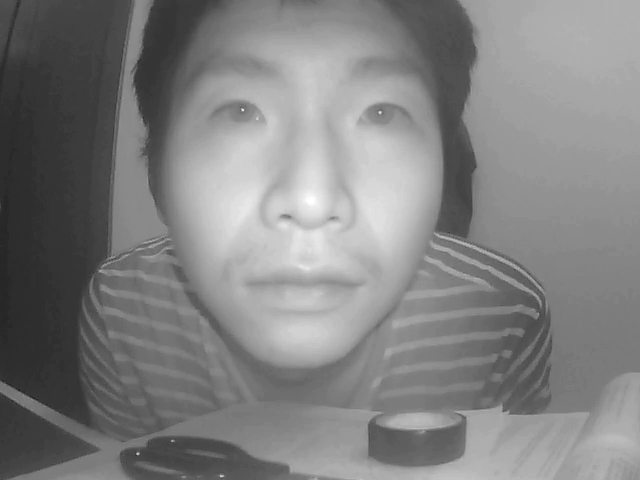
#> input picture frame 13 of test_vid.MOV, 640 x 480 px
$ python pupil_measurement.py
#> lines starting #> are read from the running program, lines starting #| are printed output that depends on the picture
import numpy as np
import cv2
import time
import os
import math
import argparse
import itertools

class measurePupil(object):

    def __init__(self, extend, circularity, is_full_face, wait_key, show_boxes, save_frames):
        self.extend             = extend
        self.circularity        = circularity
        self.is_full_face       = is_full_face
        self.wait_key           = wait_key
        self.show_boxes         = show_boxes
        self.save_frames        = save_frames
        self.vid_dim            = ()
        self.font               = cv2.FONT_HERSHEY_SIMPLEX
        self.text_position      = ()
        self.font_scale         = 1
        self.font_color         = (255,255,255)
        self.line_type          = 2
        self.count              = 0


    def doVideo(self, input_file):
        """
            Main function to perform pupil dilation measurement.
        """
#> called with input_file = 'test_vid.mov'

        # load haar cascades
        self.face_cascade = cv2.CascadeClassifier(cv2.data.haarcascades + 'haarcascade_frontalface_default.xml')
        self.eye_cascade = cv2.CascadeClassifier(cv2.data.haarcascades + 'haarcascade_eye.xml')
        # init kernels for filtering image later
        self.kernel_close = np.ones((2,2), np.uint8)
        self.kernel_open = np.ones((2,2), np.uint8)

        cap = cv2.VideoCapture(input_file)

        while(cap.isOpened()):
            # capture frame-by-frame
            ret, frame = cap.read()
#> frame is the input picture: shape (480, 640, 3); min 29, max 255, mean 128.6

            # get video dims
            self.vid_dim = (int(cap.get(3)), int(cap.get(4)))
            self.text_position = (int(cap.get(3)/3), int(cap.get(4) - 50))

            if ret == True:

                frame = cv2.cvtColor(frame,cv2.COLOR_RGB2GRAY)
#> frame: shape (480, 640)

                # if the frame contains a full face, detect face first, then detect eyes on face
                if self.is_full_face:
                    faces = self.face_cascade.detectMultiScale(frame, 1.3, 5)
#> faces = [[159, 27, 298, 298]]
                    pupil_ave = self.doFace(frame, faces)
#> the loop in doFace, `for (x,y,w,h) in faces:` made 1 pass
#> (x, y, w, h, pupil_ave) on pass 1: (159, 27, 298, 298, 9)
#> pass 1, in doFace, `face_frame = frame[y:(y+h), x:(x+w)]`:
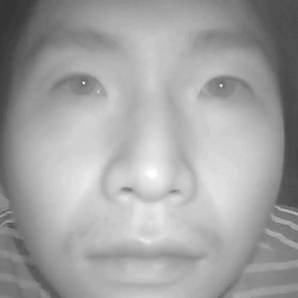
#> face_frame: shape (298, 298); min 53, max 255, mean 162.7
#> pupil_ave = 9

                # if the frame does not contain a full face, detect eyes to start with
                else:
                    eyes = self.eye_cascade.detectMultiScale(frame, 1.3, 5)
                    pupil_ave = self.doEye(frame, eyes)

                # display pupil measurement
                cv2.putText(
                    frame,
                    'Pupil size: {}.'.format(pupil_ave),
                    self.text_position,
                    self.font,
                    self.font_scale,
                    self.font_color,
                    self.line_type)
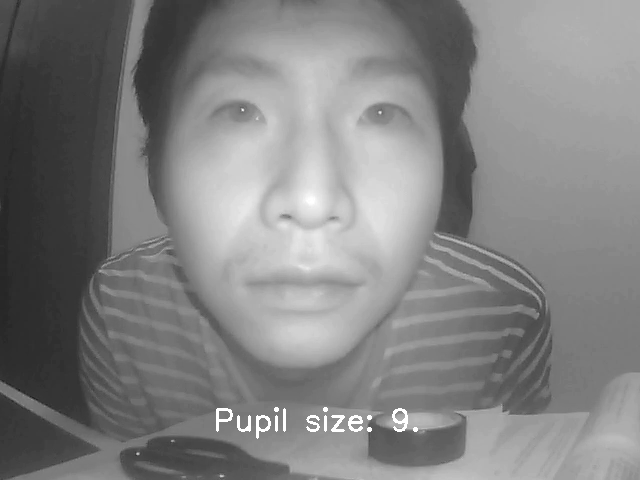
#> frame: shape (480, 640); min 29, max 255, mean 129.1

                # display the resulting frame
                cv2.imshow('frame', frame)
                if cv2.waitKey(self.wait_key) & 0xFF == ord('q'):
#> (key q is pressed here)
                    break

            else:
                break

        # release everything once job is finished
        cap.release()
        cv2.destroyAllWindows()


    def doFace(self, frame, faces):
        """
            doFace measures the pupil given the face ROI
        """
        for (x,y,w,h) in faces:
            # outline detected face
            if self.show_boxes:
                cv2.rectangle(frame, (x,y), (x+w,y+h), (0,0,255), 1)
            face_frame = frame[y:(y+h), x:(x+w)]

            eyes = self.eye_cascade.detectMultiScale(face_frame, 1.3, 5)
            pupil_ave = self.doEye(face_frame, eyes)

        return pupil_ave


    def doEye(self, frame, eyes):
        """
            doEye measures the pupil given the eye ROI
        """
        pupil_widths = []

        # clean up the eye frames by removing the larger frames
        eyes = self.removeBiggerFrames(eyes)

        for (ex,ey,ew,eh) in eyes:
            # outline detected eyes
            if self.show_boxes:
                cv2.rectangle(frame, (ex,ey), ((ex+ew),(ey+eh)), (0,0,255), 1)

            # filter the eye ROI for dark contours
            pupil_frame = frame[ey+1:(ey+eh), ex+1:(ex+ew)]
            threshold_value = np.amin(pupil_frame) + 15
            ret, pupil_frame = cv2.threshold(pupil_frame, threshold_value, 255, cv2.THRESH_BINARY)
            # pupil_frame = cv2.adaptiveThreshold(pupil_frame,255,cv2.ADAPTIVE_THRESH_GAUSSIAN_C, cv2.THRESH_BINARY,51,0)
            pupil_frame = cv2.morphologyEx(pupil_frame, cv2.MORPH_CLOSE, self.kernel_close)
            pupil_frame = cv2.morphologyEx(pupil_frame, cv2.MORPH_OPEN, self.kernel_open)
            contours, _ = cv2.findContours(pupil_frame, cv2.RETR_LIST, cv2.CHAIN_APPROX_SIMPLE)
            # cv2.drawContours(pupil_frame, contours, -1, (255, 0, 0), 1)

            ellipses = []
            ellipse_widths = []

            for contour in contours:

                # make contour more circular
                contour = cv2.convexHull(contour)
                area = cv2.contourArea(contour)

                # reject the contours with big extend
                bounding_box = cv2.boundingRect(contour)
                extend = area / (bounding_box[2] * bounding_box[3])
                if extend > self.extend:
                    continue

                # reject if the ellipse is not very circular
                circumference = cv2.arcLength(contour, True)
                circularity = circumference ** 2 / (4 * math.pi * area)
                if circularity > self.circularity:
                    continue

                # fit an ellipse around the contour
                try:
                    ellipse = cv2.fitEllipse(contour)
                    ellipses.append(ellipse)
                    width = max(ellipse[1])
                    ellipse_widths.append(width)
                except:
                    pass

            # find the widest ellipse, which usually corresponds to the pupil
            try:
                ellipse_idx = np.argmax(ellipse_widths)
                pupil = ellipses[ellipse_idx]
                cv2.ellipse(pupil_frame, box=pupil, color=(0, 255, 0))
                # pupil_widths keeps the pupil measurements for all the detected eyes
                pupil_widths.append(max(ellipse_widths))
            except:
                pass

            # save the relevant gray-scale pupil_frame
            if self.save_frames:
                img_path = os.path.join(save_path, 'frame_{}.jpg'.format(self.count))
                if not cv2.imwrite(img_path, pupil_frame):
                    raise Exception("Could not save frame")
                self.count += 1

        pupil_widths.sort()
        pupil_ave = None
        # if one eye is detected, use its pupil measurement
        if len(pupil_widths) == 1:
            pupil_ave = int(pupil_widths[0])
        # if more than one eye is detected, average the 2 pupil measurements
        elif len(pupil_widths) > 1 and pupil_widths[1] > pupil_widths[0] * 0.75:
            pupil_ave = int(np.average([pupil_widths[0], pupil_widths[1]]))

        return pupil_ave


    def removeBiggerFrames(self, frames):

        invalids = []

        # if a frame contains a smaller frame, it is invalid
        for i, j in itertools.permutations(frames, 2):
            (ix,iy,iw,ih) = i
            (jx,jy,jw,jh) = j
            if ix<jx and iy<jy and ix+iw>jx+jw and iy+ih>jy+jh:
                invalids.append(i)

        # get rid off the larger frame
        frames = list(set(map(tuple, frames)) - set(map(tuple, invalids)))
        return frames


if __name__ == '__main__':
    parser = argparse.ArgumentParser()
    # input params
    parser.add_argument('-extend', default=0.8, type=float)
    parser.add_argument('-circularity', default=1.2, type=float)
    parser.add_argument('-is_full_face', default=True, type=bool)
    parser.add_argument('-wait_key', default=100, type=int)
    parser.add_argument('-show_boxes', default=False, action='store_true')
    parser.add_argument('-save_frames', default=False, action='store_true')
    args = parser.parse_args()

    cur_dir = os.path.dirname(__file__)
    save_path = os.path.join(cur_dir, 'saved_frames')
    vid_path = os.path.join(cur_dir, 'test_vid.mov')

    # check save dir exists
    if args.save_frames:
        if not os.path.exists(save_path):
            os.mkdir(save_path)

    # check video file exists
    if not os.path.isfile(vid_path):
        raise Exception("Could not find video file")

    # main function
    my_test = measurePupil(
        args.extend,
        args.circularity,
        args.is_full_face,
        args.wait_key,
        args.show_boxes,
        args.save_frames)
    my_test.doVideo(vid_path)

$ run again, starting later in the video
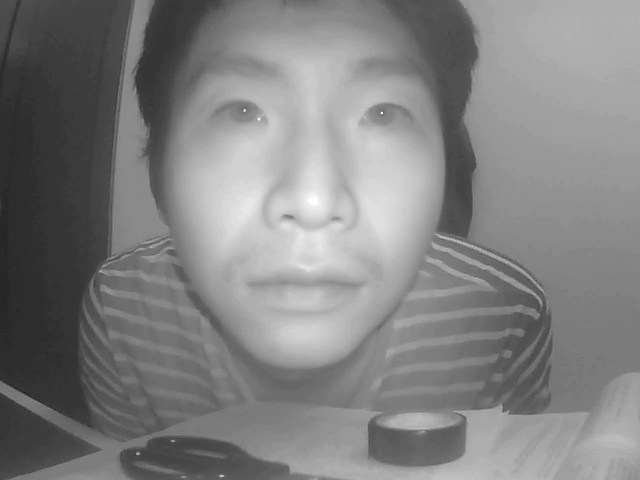
#> input picture frame 58 of test_vid.MOV, 640 x 480 px
#> in doVideo, frame is the input picture: shape (480, 640, 3); min 25, max 255, mean 128.6
#> faces = [[156, 25, 301, 301]]
#> the loop in doFace, `for (x,y,w,h) in faces:` made 1 pass
#> (x, y, w, h, pupil_ave) on pass 1: (156, 25, 301, 301, 8)
#> pass 1, in doFace, `face_frame = frame[y:(y+h), x:(x+w)]`:
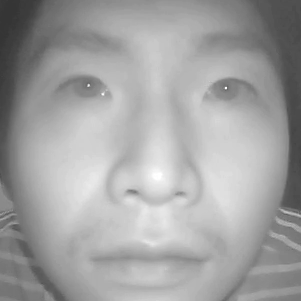
#> face_frame: shape (301, 301); min 52, max 255, mean 161.8
#> in doVideo, `pupil_ave = self.doFace(frame, faces)`: pupil_ave = 8

$ run again, starting later in the video
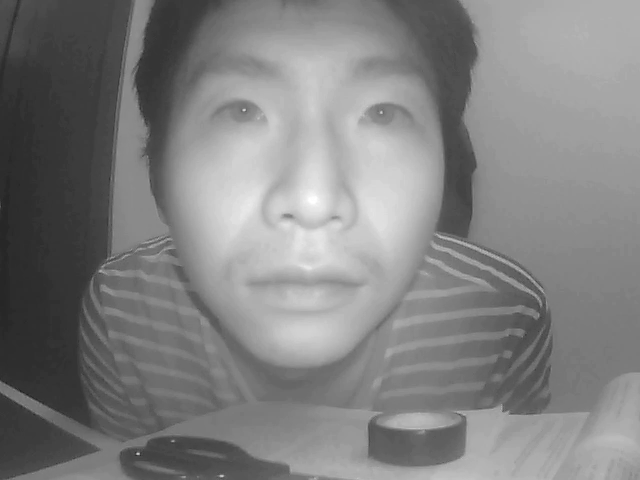
#> input picture frame 104 of test_vid.MOV, 640 x 480 px
#> in doVideo, frame is the input picture: shape (480, 640, 3); min 33, max 255, mean 128.4
#> faces = [[154, 24, 300, 300]]
#> the loop in doFace, `for (x,y,w,h) in faces:` made 1 pass
#> (x, y, w, h, pupil_ave) on pass 1: (154, 24, 300, 300, 4)
#> pass 1, in doFace, `face_frame = frame[y:(y+h), x:(x+w)]`:
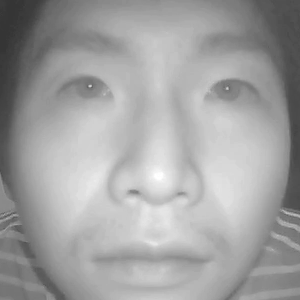
#> face_frame: shape (300, 300); min 52, max 255, mean 161.4
#> in doVideo, `pupil_ave = self.doFace(frame, faces)`: pupil_ave = 4
